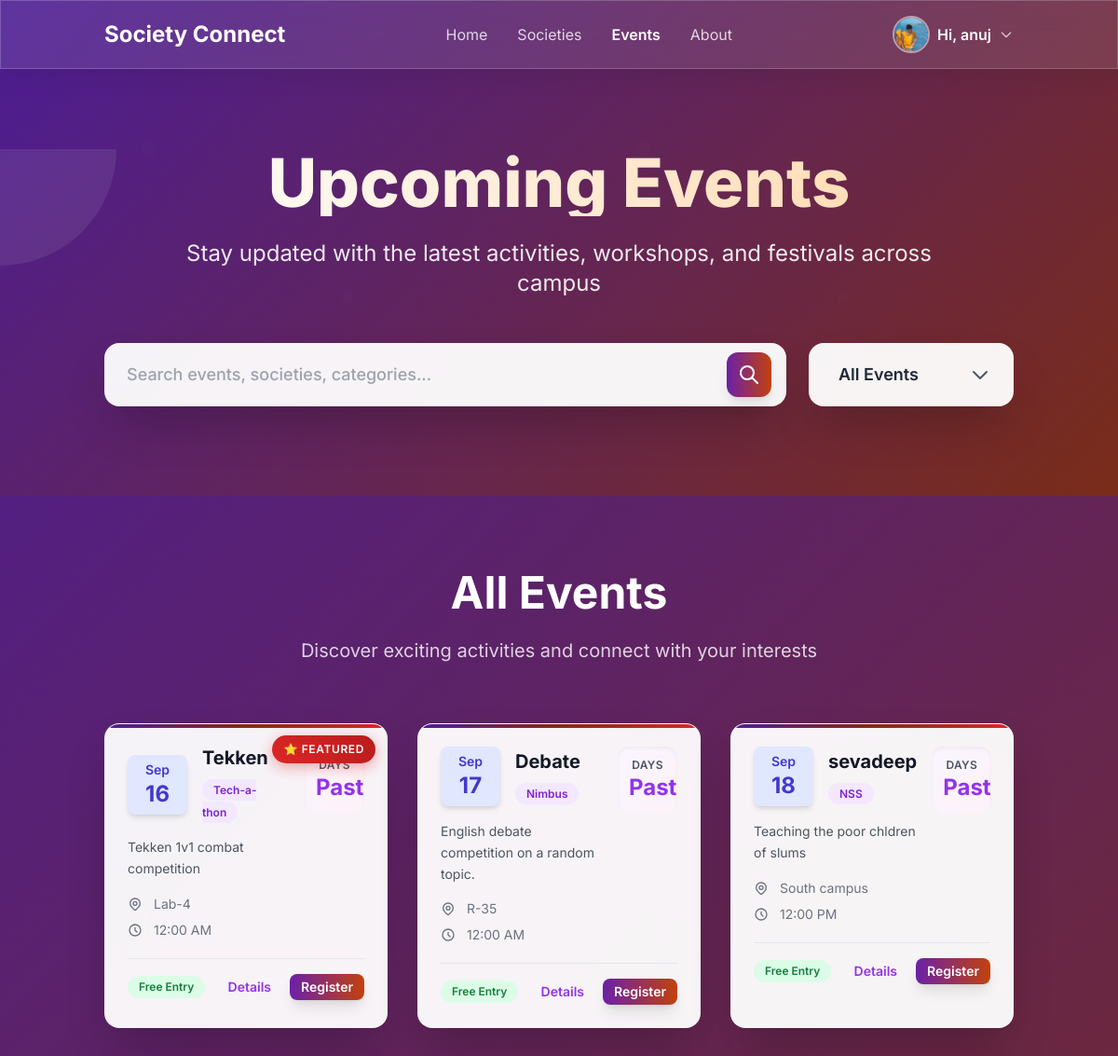
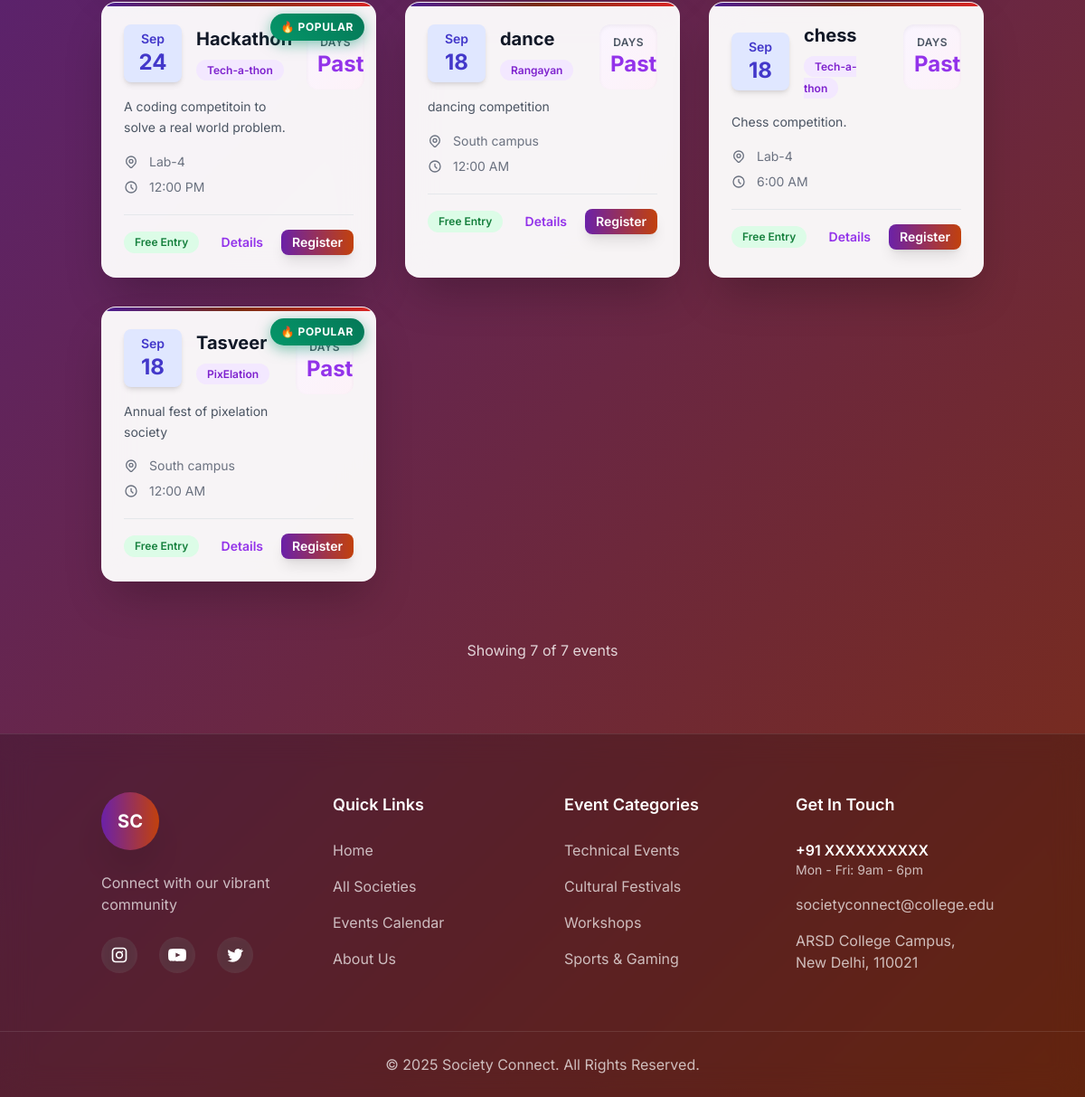
Page /events/ (signed in) on the committed database (2 pictures, top to bottom).
### app1/models.py (models this page shows, shortened)
class Profile(models.Model):
    user = models.OneToOneField(User, on_delete=models.CASCADE, related_name="profile")
    photo = models.ImageField(upload_to="profiles/", blank=True, null=True)
    semester = models.CharField(max_length=20, blank=True, null=True)
    course = models.CharField(max_length=100, blank=True, null=True)
    updated_at = models.DateTimeField(default=timezone.now)

class Event(models.Model):
    title = models.CharField(max_length=200)
    description = models.TextField()
    date = models.DateField()
    time = models.TimeField(blank=True, null=True)
    location = models.CharField(max_length=200)
    society = models.ForeignKey(Society, on_delete=models.CASCADE, related_name="events", blank=True, null=True)
    poster = models.ImageField(upload_to='events/', blank=True, null=True)

class Society(models.Model):
    name = models.CharField(max_length=200)
    description = models.TextField()
    main_description= models.TextField(blank=True, null=True)
    logo = models.ImageField(upload_to="society_images/", blank=True, null=True)
    main_image=models.ImageField(upload_to="society_images", blank=True, null=True)
    slug = models.SlugField(unique=True, blank=True)

### app1/views.py (the view)
# urls.py: path("events/", views.events_list, name="events_list"),
def events_list(request):
    events=Event.objects.all()
    return render(request, "app1/events_list.html", {"events": events})

### app1/templates/app1/events_list.html (shortened to what this page needs)
<!DOCTYPE html>
{% load static %}
<html lang="en" class="scroll-smooth">
<head>
    <script src="https://cdn.tailwindcss.com"></script>
</head>
<body class="text-gray-800">
    <header class="bg-white/10 backdrop-blur-lg fixed top-0 left-0 right-0 z-50 border-b border-white/20">
        <div class="container mx-auto px-6 py-4">
            <div class="flex items-center justify-between">
                <a href="{% url 'home' %}" class="text-2xl font-bold text-white">Society Connect</a>
                <nav class="hidden md:flex items-center space-x-8">
                    <a href="{% url 'home' %}" class="text-white/80 hover:text-white transition">Home</a>
                    <a href="{% url 'society_list' %}" class="text-white/80 hover:text-white transition">Societies</a>
                    <a href="{% url 'events_list' %}" class="text-white font-semibold">Events</a>
                    <a href="{% url 'about' %}" class="text-white/80 hover:text-white transition">About</a>
                </nav>
                {% if user.is_authenticated %}
                <div class="relative hidden md:block">
                    <button id="profile-menu-button" class="flex items-center space-x-2 focus:outline-none">
                        {% if user.profile.photo %}
                            <img class="w-10 h-10 rounded-full object-cover border-2 border-white/50" src="{{ user.profile.photo.url }}" alt="Your Photo">
                        {% endif %}
                        <span class="font-semibold text-white">Hi, {{ user.username }}</span>
                        <svg class="w-4 h-4 text-white/70" fill="none" stroke="currentColor" viewBox="0 0 24 24"><path stroke-linecap="round" stroke-linejoin="round" stroke-width="2" d="M19 9l-7 7-7-7"></path></svg>
                    </button>
                </div>
                {% else %}
                <a href="{% url 'login' %}"
                    class="hidden md:inline-block bg-white text-purple-600 font-semibold px-6 py-2 rounded-full hover:bg-gray-100 transition shadow-lg">
                    Login / Register
                </a>
                {% endif %}
            </div>
        </div>
    </header>
    <main>
        <section class="hero-bg text-white pt-32 pb-20 md:pt-40 md:pb-24 relative overflow-hidden">
            <div class="floating-elements"></div>
            <div class="container mx-auto px-6 text-center relative z-10">
                <h1 class="text-5xl md:text-7xl font-extrabold leading-tight mb-6 bg-gradient-to-r from-white to-orange-200 bg-clip-text text-transparent">
                </h1>
                <p class="text-xl md:text-2xl text-white/90 mb-12 max-w-4xl mx-auto leading-relaxed">
                    Stay updated with the latest activities, workshops, and festivals across campus
                </p>
                <div class="max-w-5xl mx-auto">
                    <div class="flex flex-col sm:flex-row gap-6">
                        <div class="relative flex-1">
                            <input type="search" id="searchInput"
                                placeholder="Search events, societies, categories..."
                                class="w-full p-5 pl-6 pr-14 text-gray-800 rounded-2xl shadow-2xl focus:outline-none search-glow bg-white/95 backdrop-blur-sm text-lg font-medium">
                            <button
                                class="absolute top-1/2 right-4 -translate-y-1/2 bg-gradient-to-r from-purple-800 to-orange-700 text-white p-3 rounded-xl hover:from-purple-900 hover:to-orange-800 transition-all duration-300 shadow-lg">
                                <svg class="w-6 h-6" fill="none" stroke="currentColor" viewBox="0 0 24 24">
                                    <path stroke-linecap="round" stroke-linejoin="round" stroke-width="2"
                                        d="M21 21l-6-6m2-5a7 7 0 11-14 0 7 7 0 0114 0z"></path>
                                </svg>
                            </button>
                        </div>
                        <div class="relative">
                            <select id="eventFilter"
                                class="appearance-none bg-white/95 backdrop-blur-sm text-gray-800 px-8 py-5 pr-12 rounded-2xl shadow-2xl focus:outline-none search-glow font-semibold min-w-[220px] text-lg">
                                <option value="all">All Events</option>
                            </select>
                            <div class="absolute inset-y-0 right-0 flex items-center pr-6 pointer-events-none">
                            </div>
                        </div>
                    </div>
                </div>
            </div>
        </section>
        <div class="py-20 relative">
            <div class="container mx-auto px-6">
                <div class="text-center mb-16">
                    <h2 class="text-4xl md:text-5xl font-bold mb-6 text-white">All Events</h2>
                    <p class="text-white/80 max-w-3xl mx-auto text-xl">Discover exciting activities and connect with your interests</p>
                </div>
                <div id="eventsContainer" class="grid grid-cols-1 md:grid-cols-2 lg:grid-cols-3 gap-8">
                    {% for event in events %}
                    <div data-event-date="{{ event.date|date:'Y-m-d' }}" data-society="{{ event.society.name|lower }}"
                        class="event-card rounded-2xl shadow-2xl card-hover border border-white/20">
                        {% if forloop.first %}
                        <div class="featured-badge">⭐ Featured</div>
                        {% elif forloop.counter0|divisibleby:3 %}
                        <div class="urgent-badge">🔥 Popular</div>
                        {% endif %}
                        <div class="p-6">
                            <div class="flex items-start justify-between mb-5">
                                <div class="flex-1 pr-4">
                                    <div class="flex items-center gap-4 mb-4">
                                        <div class="w-16 h-16 flex flex-col justify-center items-center rounded-lg shadow-md
                                                    {% if event.date.month == 9 %} bg-indigo-100 text-indigo-700
                                                    {% elif event.date.month == 10 %} bg-pink-100 text-pink-700
                                                    {% elif event.date.month == 11 %} bg-orange-100 text-orange-700
                                                    {% elif event.date.month == 12 %} bg-red-100 text-red-700
                                                    {% else %} bg-green-100 text-green-700 {% endif %}">
                                            <p class="text-sm font-semibold">{{ event.date|date:"M" }}</p>
                                            <p class="text-2xl font-bold">{{ event.date|date:"d" }}</p>
                                        </div>
                                        <div class="flex-1">
                                            <h3 class="text-xl font-bold text-gray-900 leading-tight mb-2">{{ event.title }}</h3>
                                            <span class="text-xs px-3 py-1 bg-purple-100 text-purple-700 rounded-full font-semibold">
                                                {{ event.society.name }}
                                            </span>
                                        </div>
                                    </div>
                                    <p class="text-gray-600 text-sm mb-4 leading-relaxed">{{ event.description }}</p>
                                    <div class="space-y-2 text-sm text-gray-500">
                                        <div class="flex items-center gap-3">
                                            <span>{{ event.location }}</span>
                                        </div>
                                        {% if event.time %}
                                        <div class="flex items-center gap-3">
                                            <svg class="w-4 h-4 flex-shrink-0" fill="none" stroke="currentColor"
                                                viewBox="0 0 24 24">
                                                <path stroke-linecap="round" stroke-linejoin="round" stroke-width="2"
                                                    d="M12 8v4l3 3m6-3a9 9 0 11-18 0 9 9 0 0118 0z"></path>
                                            </svg>
                                            <span>{{ event.time|time:"g:i A" }}</span>
                                        </div>
                                        {% endif %}
                                    </div>
                                </div>
                                <div class="flex-shrink-0">
                                    <div class="bg-gradient-to-br from-purple-50 to-pink-50 rounded-xl p-3 w-16 text-center shadow-inner">
                                        <p class="text-xs font-semibold text-gray-600 uppercase tracking-wide">Days</p>
                                        <p class="text-2xl font-bold text-purple-600" id="countdown-{{ forloop.counter0 }}">--</p>
                                    </div>
                                </div>
                            </div>
                            <div class="flex items-center justify-between pt-4 border-t border-gray-200">
                                <div class="flex items-center gap-2 flex-wrap">
                                    <span class="bg-green-100 text-green-700 text-xs px-3 py-1 rounded-full font-semibold">Free Entry</span>
                                </div>
                                <div class="flex gap-2">
                                    <button class="px-3 py-1 text-sm text-purple-600 hover:bg-purple-50 rounded-lg transition duration-300 font-semibold">
                                        Details
                                    </button>
                                    <button class="px-3 py-1 text-sm bg-gradient-to-r from-purple-800 to-orange-700 text-white rounded-lg hover:from-purple-900 hover:to-orange-800 transition duration-300 font-semibold shadow-lg">
                                        Register
                                    </button>
                                </div>
                            </div>
                        </div>
                    </div>
                    {% endfor %}
                </div>
                {% if events %}
                <div class="text-center mt-16">
                    <div class="text-center text-white/80">
                        <p>Showing <span id="resultsCount">{{ events|length }}</span> of {{ events|length }} events</p>
                    </div>
                </div>
                {% endif %}
            </div>
        </div>
    </main>
    <footer class="bg-black/20 backdrop-blur-lg text-white border-t border-white/10">
        <div class="container mx-auto px-6 py-16">
            <div class="grid grid-cols-1 md:grid-cols-4 gap-12">
                <div>
                    <div class="mb-6">
                        <div class="w-16 h-16 rounded-full bg-gradient-to-r from-purple-800 to-orange-700 flex items-center justify-center shadow-2xl">
                            <span class="text-white font-bold text-xl">SC</span>
                        </div>
                    </div>
                    <p class="text-white/70 mb-6">Connect with our vibrant community</p>
                    <div class="flex space-x-6">
                        <a href="#" class="hover:text-purple-300 w-10 h-10 flex items-center justify-center bg-white/10 rounded-full backdrop-blur-sm transition duration-300 hover:bg-white/20">
                        </a>
                        <a href="#" class="hover:text-purple-300 w-10 h-10 flex items-center justify-center bg-white/10 rounded-full backdrop-blur-sm transition duration-300 hover:bg-white/20">
                        </a>
                        <a href="#" class="hover:text-purple-300 w-10 h-10 flex items-center justify-center bg-white/10 rounded-full backdrop-blur-sm transition duration-300 hover:bg-white/20">
                        </a>
                    </div>
                </div>
                <div>
                    <h3 class="text-lg font-semibold mb-6 text-white">Quick Links</h3>
                    <ul class="space-y-4">
                        <li><a href="{% url 'home' %}" class="text-white/70 hover:text-white transition duration-300">Home</a></li>
                        <li><a href="{% url 'society_list' %}" class="text-white/70 hover:text-white transition duration-300">All Societies</a></li>
                        <li><a href="{% url 'events_list' %}" class="text-white/70 hover:text-white transition duration-300">Events Calendar</a></li>
                        <li><a href="{% url 'about' %}" class="text-white/70 hover:text-white transition duration-300">About Us</a></li>
                    </ul>
                </div>
                <div>
                    <h3 class="text-lg font-semibold mb-6 text-white">Event Categories</h3>
                    <ul class="space-y-4">
                        <li><a href="#" class="text-white/70 hover:text-white transition duration-300">Technical Events</a></li>
                        <li><a href="#" class="text-white/70 hover:text-white transition duration-300">Cultural Festivals</a></li>
                        <li><a href="#" class="text-white/70 hover:text-white transition duration-300">Workshops</a></li>
                        <li><a href="#" class="text-white/70 hover:text-white transition duration-300">Sports & Gaming</a></li>
                    </ul>
                </div>
                <div>
                    <h3 class="text-lg font-semibold mb-6 text-white">Get In Touch</h3>
                    <div class="space-y-4 text-white/70">
                        <div>
                            <p class="font-semibold text-white">+91 XXXXXXXXXX
                                <p class="text-sm">Mon - Fri: 9am - 6pm</p>
                        </div>
                        <p>societyconnect@college.edu</p>
                        <p>ARSD College Campus,<br>New Delhi, 110021</p>
                    </div>
                </div>
            </div>
        </div>
        <div class="border-t border-white/10">
            <div class="container mx-auto px-6 py-6 text-center">
                <p class="text-white/70">
                    &copy; 2025 Society Connect. All Rights Reserved.
                </p>
            </div>
        </div>
    </footer>
</body>
</html>

### rows in the picture
Event: shows "⭐ FEATURED", date "Sep", date "16", title "Tekken", society.name "Tech-a-thon", description "Tekken 1v1 combat competition", location "Lab-4", time "12:00 AM"
Event: date "Sep", date "17", title "Debate", society.name "Nimbus", description "English debate competition on a random topic.", location "R-35", time "12:00 AM"
Event: date "Sep", date "18", title "sevadeep", society.name "NSS", description "Teaching the poor chldren of slums", location "South campus", time "12:00 PM"
Event: shows "🔥 POPULAR", date "Sep", date "24", title "Hackathon", society.name "Tech-a-thon", description "A coding competitoin to solve a real world problem.", location "Lab-4", time "12:00 PM"
Event: date "Sep", date "18", title "dance", society.name "Rangayan", description "dancing competition", location "South campus", time "12:00 AM"
Event: date "Sep", date "18", title "chess", society.name "Tech-a-thon", description "Chess competition.", location "Lab-4", time "6:00 AM"
Event: shows "🔥 POPULAR", date "Sep", date "18", title "Tasveer", society.name "PixElation", description "Annual fest of pixelation society", location "South campus", time "12:00 AM"

### other values in the picture
{{ user.username }} "anuj"
{{ events|length }} "7"
